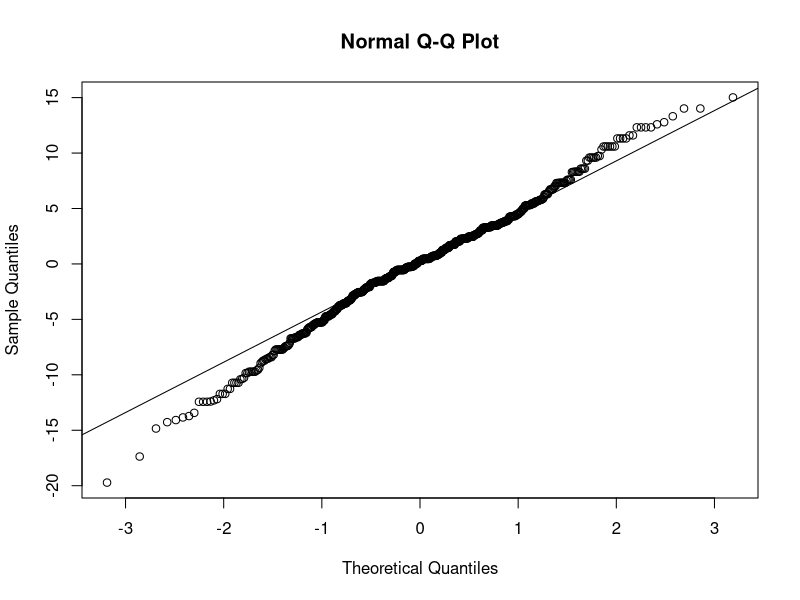
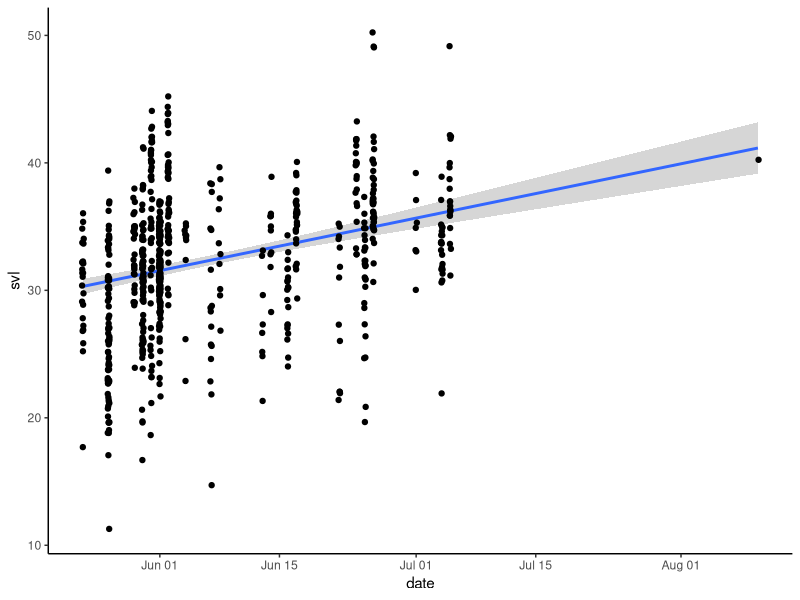
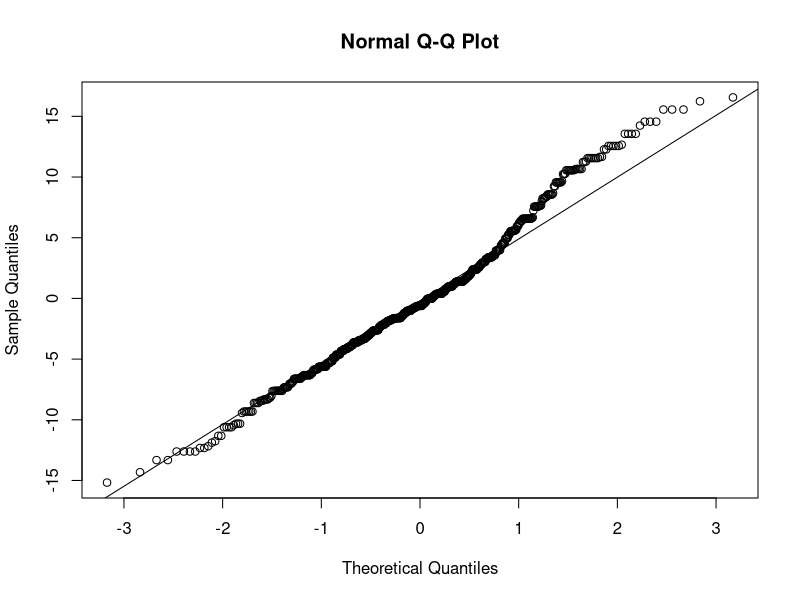
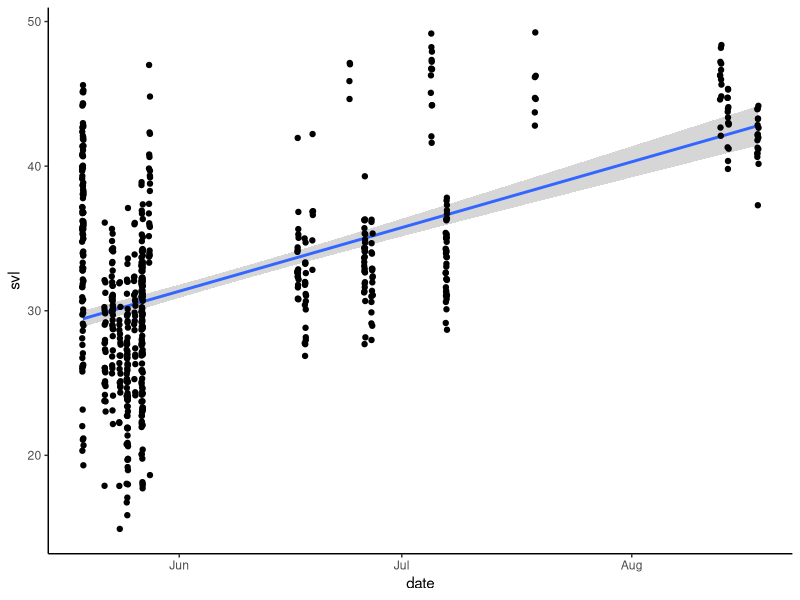
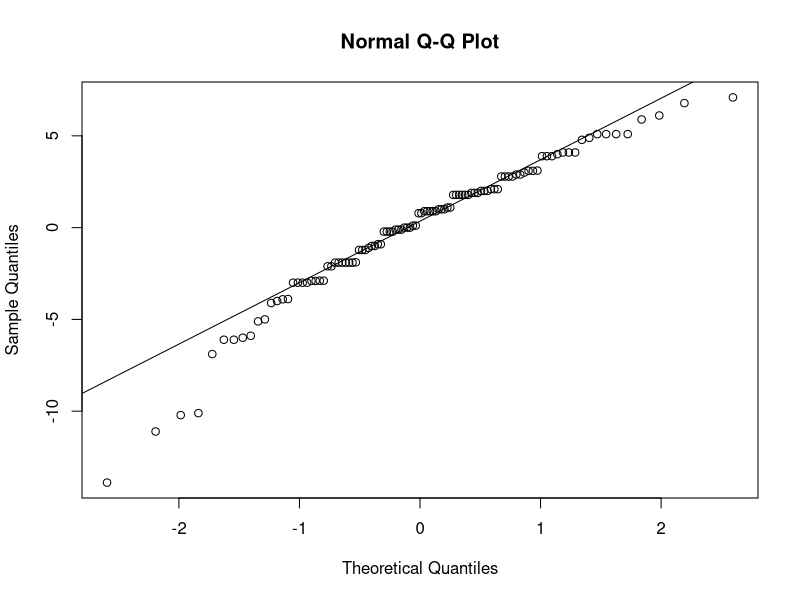
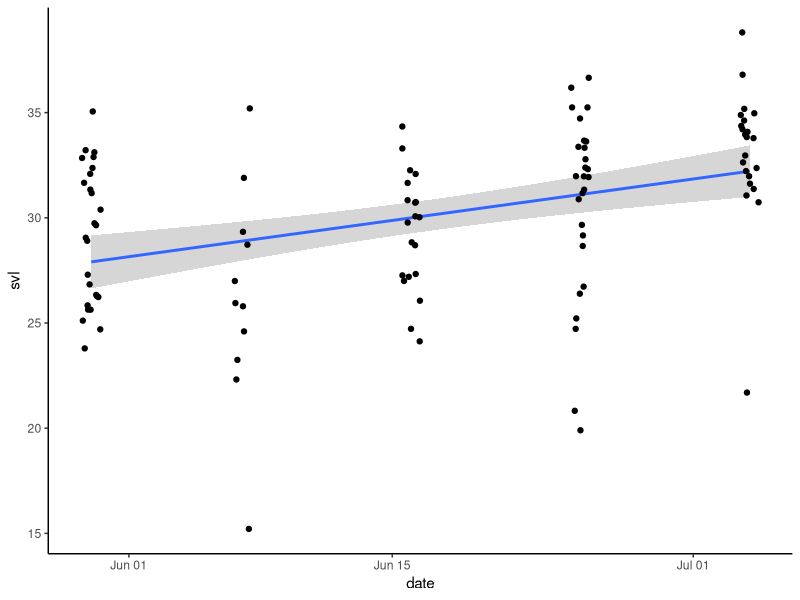
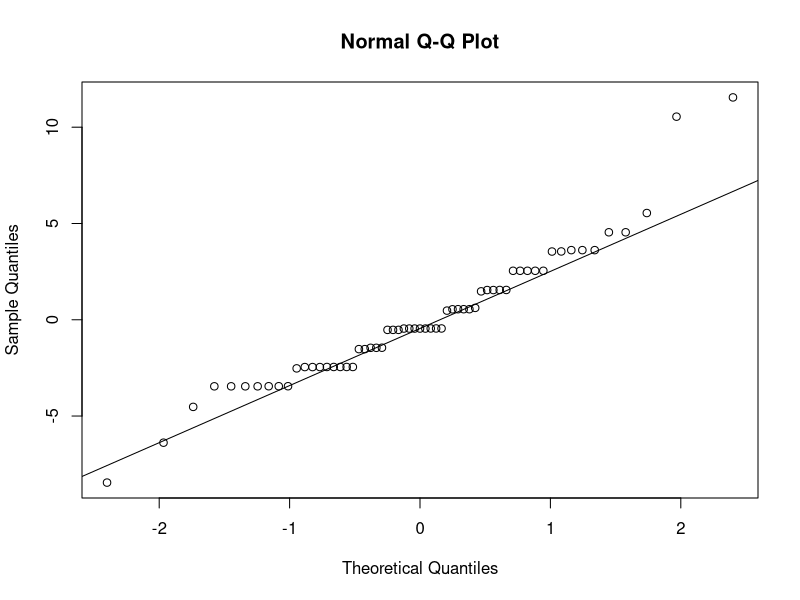
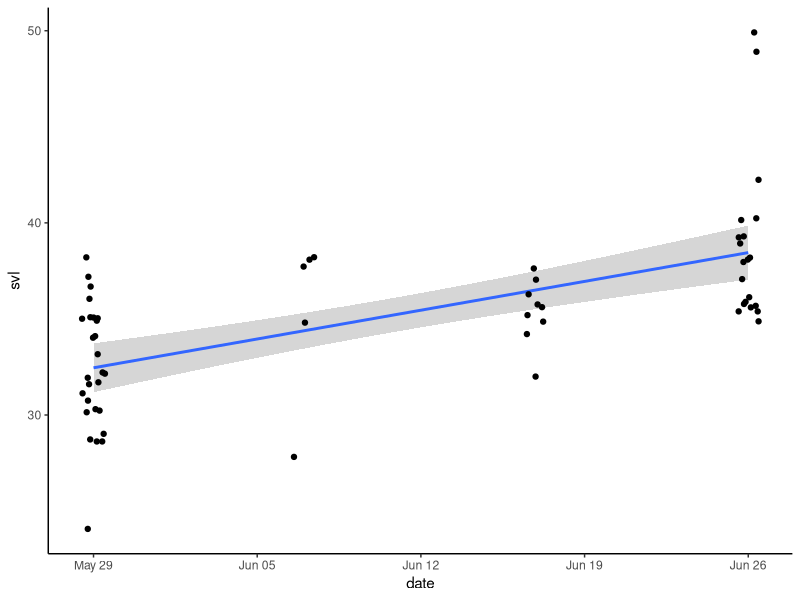

The R script that drew these images, in order:
################################################################################
# Examining Larval Growth Rates
################################################################################
#
# Aidan O'Brien
# aeo83@miami.edu
# 2/28/2026
#
# Description
#

################################################################################
# Load Packages and Data
################################################################################
library(tidyverse)
library(readxl)
options(scipen = 99)

surveys_2023 <- read_xlsx("Data/larvae_2023.xlsx", sheet = 1) |>
  mutate(svl = as.numeric(svl),
         mass = as.numeric(mass),
         date = as.Date(date)) |>
  drop_na(svl, mass)


surveys_2024 <- read_xlsx("Data/larvae_2024.xlsx", sheet = 1) |>
  mutate(svl = as.numeric(svl),
         mass = as.numeric(mass),
         date = as.Date(date)) |>
  drop_na(svl, mass)


upper_2023 <-  read_xlsx("Data/larvae_2023.xlsx", sheet = 1) |>
  filter(pond == "Upper Cattail") |>
  mutate(svl = as.numeric(svl),
         mass = as.numeric(mass),
         date = as.Date(date)) |>
  drop_na(svl)


seascape3_2023 <- read_xlsx("Data/larvae_2023.xlsx", sheet = 1) |>
  filter(pond == "Seascape 3") |>
  mutate(svl = as.numeric(svl),
         mass = as.numeric(mass),
         date = as.Date(date)) |>
  drop_na(svl)


seascape1_2023 <- read_xlsx("Data/larvae_2023.xlsx", sheet = 1) |>
  filter(pond == "Seascape 1") |>
  mutate(svl = as.numeric(svl),
         mass = as.numeric(mass),
         date = as.Date(date)) |>
  drop_na(svl)


calabasas_2023 <- read_xlsx("Data/larvae_2023.xlsx", sheet = 1) |>
  filter(pond == "Calabasas") |>
  mutate(svl = as.numeric(svl),
         mass = as.numeric(mass),
         date = as.Date(date)) |>
  drop_na(svl)
  
ellicott_2024 <- read_xlsx("Data/larvae_2024.xlsx", sheet = 1) |>
  filter(pond == "Ellicott") |>
  mutate(svl = as.numeric(svl),
         mass = as.numeric(mass),
         date = as.Date(date)) |>
  drop_na(svl)

prospect_2024 <- read_xlsx("Data/larvae_2024.xlsx", sheet = 1) |>
  filter(pond == "Prospect") |>
  mutate(svl = as.numeric(svl),
         mass = as.numeric(mass),
         date = as.Date(date)) |>
  drop_na(svl)


calabasas_2024 <- read_xlsx("Data/larvae_2024.xlsx", sheet = 1) |>
  filter(pond == "Calabasas") |>
  mutate(svl = as.numeric(svl),
         mass = as.numeric(mass),
         date = as.Date(date)) |>
  drop_na(svl)


seascape3_2024 <- read_xlsx("Data/larvae_2024.xlsx", sheet = 1) |>
  filter(pond == "Seascape 3") |>
  mutate(svl = as.numeric(svl),
         mass = as.numeric(mass),
         date = as.Date(date)) |>
  drop_na(svl)

upper_2024 <- read_xlsx("Data/larvae_2024.xlsx", sheet = 1) |>
  filter(pond == "Upper Cattail") |>
  mutate(svl = as.numeric(svl),
         mass = as.numeric(mass),
         date = as.Date(date)) |>
  drop_na(svl)

################################################################################
# Plot svl growth over time
################################################################################

# All Surveys 2023 -------------------------------------------------------------
growth_model_2023 <- lm(svl ~ date, data = surveys_2023)
summary(growth_model_2023)
shapiro.test(residuals(growth_model_2023))
qqnorm(y = resid(growth_model_2023))
qqline(y = resid(growth_model_2023))

ggplot(surveys_2023,
       mapping = aes(x = date,
                     y = svl)) +
  stat_smooth(method = "lm") +
  geom_jitter(width = 0.1) +
  theme_classic()


# All Surveys 2024 -------------------------------------------------------------
growth_model_2024 <- lm(svl ~ date, data = surveys_2024)
summary(growth_model_2024)
shapiro.test(residuals(growth_model_2024))
qqnorm(y = resid(growth_model_2024))
qqline(y = resid(growth_model_2024))

ggplot(surveys_2024,
       mapping = aes(x = date,
                     y = svl)) +
  stat_smooth(method = "lm") +
  geom_jitter(width = 0.1) +
  theme_classic()


# Calabasas 2023 ---------------------------------------------------------------
growth_model_calabasas_2023 <- lm(svl ~ date, data = calabasas_2023)
summary(growth_model_calabasas_2023)
shapiro.test(residuals(growth_model_calabasas_2023))
qqnorm(y = resid(growth_model_calabasas_2023))
qqline(y = resid(growth_model_calabasas_2023))

ggplot(calabasas_2023,
       mapping = aes(x = date,
                     y = svl)) +
  stat_smooth(method = "lm") +
  geom_jitter(width = 0.5) +
  theme_classic()


# Upper Cattail 2023 -----------------------------------------------------------
growth_model_cattail_2023 <- lm(svl ~ date, data = upper_2023)
summary(growth_model_cattail_2023)
shapiro.test(residuals(growth_model_cattail_2023))
qqnorm(y = resid(growth_model_cattail_2023))
qqline(y = resid(growth_model_cattail_2023))

ggplot(upper_2023,
       mapping = aes(x = date,
                     y = svl)) +
  stat_smooth(method = "lm") +
  geom_jitter(width = 0.5) +
  theme_classic()


# Seascape 3 2023 --------------------------------------------------------------
growth_model_seascape3_2023 <- lm(svl ~ date, data = seascape3_2023)
summary(growth_model_seascape3_2023)
shapiro.test(residuals(growth_model_seascape3_2023))
qqnorm(y = resid(growth_model_seascape3_2023))
qqline(y = resid(growth_model_seascape3_2023))

ggplot(seascape3_2023,
       mapping = aes(x = date,
                     y = svl)) +
  stat_smooth(method = "lm") +
  geom_jitter(width = 0.5) +
  theme_classic()


# Seascape 1 2023 --------------------------------------------------------------
growth_model_seascape1_2023 <- lm(svl ~ date, data = seascape1_2023)
summary(growth_model_seascape1_2023)
shapiro.test(residuals(growth_model_seascape1_2023))
qqnorm(y = resid(growth_model_seascape1_2023))
qqline(y = resid(growth_model_seascape1_2023))

ggplot(seascape1_2023,
       mapping = aes(x = date,
                     y = svl)) +
  stat_smooth(method = "lm") +
  geom_jitter(width = 0.5) +
  theme_classic()

library(mgcv)

# Ellicott 2024 ----------------------------------------------------------------
growth_model_ellicott_2024 <- lm(svl ~ date, data = ellicott_2024)
summary(growth_model_ellicott_2024)
shapiro.test(residuals(growth_model_ellicott_2024))

ggplot(ellicott_2024,
       mapping = aes(x = date,
                     y = svl)) +
  stat_smooth(method = "lm") +
  geom_jitter(width = 0.5) +
  theme_classic()


# Prospect 2024 ----------------------------------------------------------------
growth_model_prospect_2024 <- lm(svl ~ date, data = prospect_2024)
summary(growth_model_prospect_2024)
shapiro.test(residuals(growth_model_prospect_2024))

ggplot(prospect_2024,
       mapping = aes(x = date,
                     y = svl)) +
  stat_smooth(method = "lm") +
  geom_jitter(width = 0.5) +
  theme_classic()


# Calabasas 2024 ----------------------------------------------------------------
growth_model_calabasas_2024 <- lm(svl ~ date, data = calabasas_2024)
summary(growth_model_calabasas_2024)
shapiro.test(residuals(growth_model_calabasas_2024))

ggplot(calabasas_2024,
       mapping = aes(x = date,
                     y = svl)) +
  geom_jitter(width = 0.5) +
  stat_smooth(method = "lm") +
  theme_classic()


# Seascape 3 2024 --------------------------------------------------------------
growth_model_seascape3_2024 <- lm(svl ~ date, data = seascape3_2024)
summary(growth_model_seascape3_2024)
shapiro.test(residuals(growth_model_seascape3_2024))

ggplot(seascape3_2024,
       mapping = aes(x = date,
                     y = svl)) +
  geom_jitter(width = 0.5) +
  stat_smooth(method = "lm") +
  theme_classic()






################################################################################
# Plot mass growth over time
################################################################################

# All Surveys 2023 -------------------------------------------------------------
mass_model_2023 <- lm(mass ~ date, data = surveys_2023)
summary(mass_model_2023)
shapiro.test(residuals(mass_model_2023))
qqnorm(y = resid(mass_model_2023))
qqline(y = resid(mass_model_2023))

ggplot(surveys_2023,
       mapping = aes(x = date,
                     y = mass)) +
  stat_smooth(method = "lm") +
  geom_jitter(width = 0.1) +
  theme_classic()


# All Surveys 2024 -------------------------------------------------------------
mass_model_2024 <- lm(mass ~ date, data = surveys_2024)
summary(mass_model_2024)
shapiro.test(residuals(mass_model_2024))
qqnorm(y = resid(mass_model_2024))
qqline(y = resid(mass_model_2024))

ggplot(surveys_2024,
       mapping = aes(x = date,
                     y = mass)) +
  stat_smooth(method = "lm") +
  geom_jitter(width = 0.1) +
  theme_classic()


# Calabasas 2023 ---------------------------------------------------------------
mass_model_calabasas_2023 <- lm(mass ~ date, data = calabasas_2023)
summary(mass_model_calabasas_2023)
shapiro.test(residuals(mass_model_calabasas_2023))

ggplot(calabasas_2023,
       mapping = aes(x = date,
                     y = mass)) +
  stat_smooth(method = "lm") +
  geom_jitter(width = 0.5) +
  theme_classic()


# Upper Cattail 2023 -----------------------------------------------------------
mass_model_cattail_2023 <- lm(mass ~ date, data = upper_2023)
summary(mass_model_cattail_2023)
shapiro.test(residuals(mass_model_cattail_2023))
qqnorm(y = resid(mass_model_cattail_2023))
qqline(y = resid(mass_model_cattail_2023))

ggplot(upper_2023,
       mapping = aes(x = date,
                     y = mass)) +
  stat_smooth(method = "lm") +
  geom_jitter(width = 0.5) +
  theme_classic()


# Seascape 3 2023 --------------------------------------------------------------
mass_model_seascape3_2023 <- lm(mass ~ date, data = seascape3_2023)
summary(mass_model_seascape3_2023)
shapiro.test(residuals(mass_model_seascape3_2023))
qqnorm(y = resid(mass_model_seascape3_2023))
qqline(y = resid(mass_model_seascape3_2023))

ggplot(seascape3_2023,
       mapping = aes(x = date,
                     y = mass)) +
  stat_smooth(method = "lm") +
  geom_jitter(width = 0.5) +
  theme_classic()


# Seascape 1 2023 --------------------------------------------------------------
mass_model_seascape1_2023 <- lm(mass ~ date, data = seascape1_2023)
summary(mass_model_seascape1_2023)
shapiro.test(residuals(mass_model_seascape1_2023))
qqnorm(y = resid(mass_model_seascape1_2023))
qqline(y = resid(mass_model_seascape1_2023))

ggplot(seascape1_2023,
       mapping = aes(x = date,
                     y = mass)) +
  stat_smooth(method = "lm") +
  geom_jitter(width = 0.5) +
  theme_classic()


# Ellicott 2024 ----------------------------------------------------------------
mass_model_ellicott_2024 <- lm(mass ~ date, data = ellicott_2024)
summary(mass_model_ellicott_2024)
shapiro.test(residuals(mass_model_ellicott_2024))

ggplot(ellicott_2024,
       mapping = aes(x = date,
                     y = svl)) +
  stat_smooth(method = "lm") +
  geom_jitter(width = 0.5) +
  theme_classic()


# Prospect 2024 ----------------------------------------------------------------
mass_model_prospect_2024 <- lm(mass ~ date, data = prospect_2024)
summary(mass_model_prospect_2024)
shapiro.test(residuals(mass_model_prospect_2024))

ggplot(prospect_2024,
       mapping = aes(x = date,
                     y = mass)) +
    geom_smooth()+
  geom_jitter(width = 0.5) +
  theme_classic()


# Calabasas 2024 ----------------------------------------------------------------
mass_model_calabasas_2024 <- lm(log(mass) ~ date, data = calabasas_2024)
summary(mass_model_calabasas_2024)
shapiro.test(residuals(mass_model_calabasas_2024))
qqnorm(y = resid(mass_model_calabasas_2024))
qqline(y = resid(mass_model_calabasas_2024))

ggplot(calabasas_2024,
       mapping = aes(x = date,
                     y = log(mass))) +
  geom_jitter(width = 0.5) +
  stat_smooth(method = "lm") +
  theme_classic()


# Seascape 3 2024 --------------------------------------------------------------
mass_model_seascape3_2024 <- lm(mass ~ date, data = seascape3_2024)
summary(mass_model_seascape3_2024)
shapiro.test(residuals(mass_model_seascape3_2024))

ggplot(seascape3_2024,
       mapping = aes(x = date,
                     y = mass)) +
  geom_point() +
  geom_jitter(width = 0.5) +
  stat_smooth(method = "lm") +
  theme_classic()
